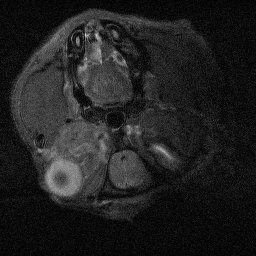
%> input picture regionGrowingTest_Summer_Peter/ratSampleDay21.jpg, 256 x 256 px
$ octave testRegionGrowing.m   (GNU Octave 9; MATLAB toolbox functions it lacks are replaced by stand-ins)
%> lines starting %> are read from the running program, lines starting %| are printed output that depends on the picture; in (x1, y1, x2, y2) boxes, pixels count from 0 and x2, y2 are one past the last pixel; in counts of white or black regions, pixels touching at a corner belong together; the program's own positions count from 1
close all;
clear all;
% img1=imread('D1Tg HE 4 week.jpg');

% segmntImg=img1(:,:,1)>25&img1(:,:,2)<150&img1(:,:,3)<150;

img1=uint8(imread('ratSampleDay21.jpg'));
%> img1 is the input picture: size 256x256 uint8; min 0, max 217, mean 32.6
%img1=rgb2gray(img1);
img1 = imgaussfilt(img1,1);
figure;imshow(img1);

segmntImg=img1<150;
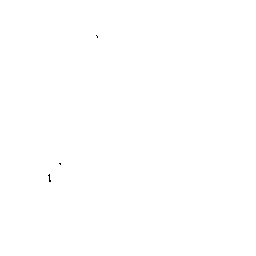
%> segmntImg: size 256x256 logical; 100% white; black in thin lines or dots, all inside (x1, y1, x2, y2) = (48, 35, 98, 182)
figure;imshow(segmntImg)
lbl=bwlabel(segmntImg);
for i=1:max(max(lbl))
    lblLn(i)=sum(sum(lbl==i));
end
%> this loop made 1 pass
[vl lc]=sort(lblLn);
%> vl = 65519; lc = 1
bigOne=vl(end)
%> bigOne = 65519
bigLc=lc(end)
%> bigLc = 1
imgNew=img1;
imgNew(:,:,1)=imgNew(:,:,1).*uint8((lbl==bigLc));
%> imgNew: size 256x256 uint8; min 0, max 149, mean 32.5
imgGray=imgNew;
figure;imshow(imgGray);
figure;imshow((imgGray>150));
totPix=sum(sum(imgGray>150));
%> totPix = 0
mastImg=imgGray;
mastImgGray=imgaussfilt(histeq(imgGray),4);
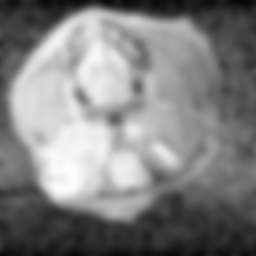
%> mastImgGray: size 256x256 uint8; min 5, max 254, mean 128.6
h=figure;imshow(mastImgGray);hold on;
sz=size(mastImg);
%> sz = [256 256]
cIM=mastImgGray;
himage = findobj('Type', 'image');
himage = imshow(cIM, []);
ctr=1;
oldsegmnt=zeros(sz);
while(1)
%> (the run ends here)
